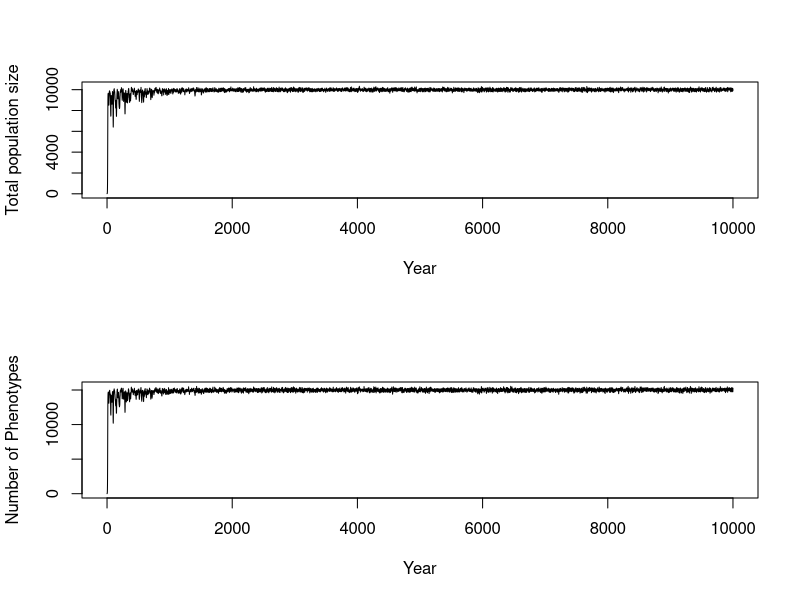
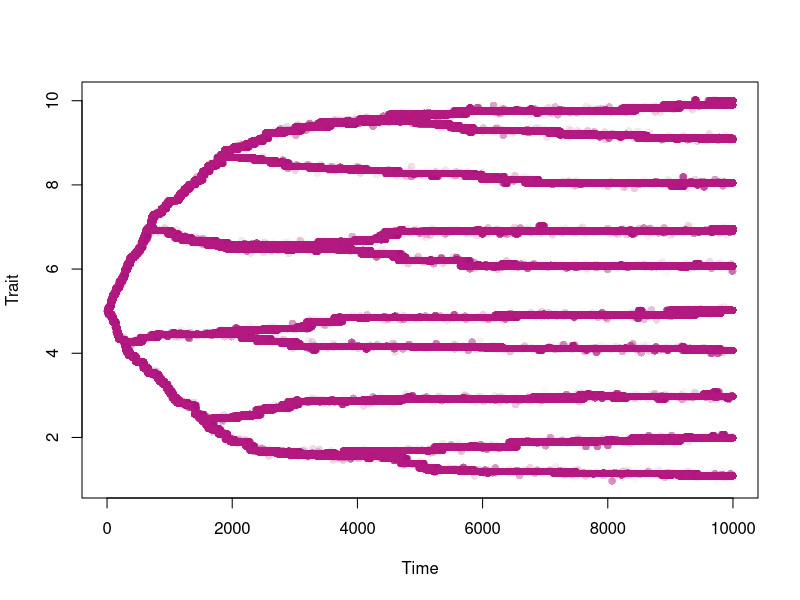

Write the R code that produced these figures, in order. (Note: this script raises an error after producing the figures.)

# Biggest difference in this version is that there is only one trait and adults and juvenile share a resource



# Full function ----------------------------------------------------------------

resourceCompetitionSLC <- function(popSize, resProp, resFreq, resGen=matrix(c(0.1,0.1),ncol=1, nrow=2), im = 0, 
                                   fmax = 2, kA = 0.5, kJ = 0.5, mutProb=0.001, mutVar=0.1, time.steps=200, iniP=5, 
                                   threshold = 0.005, nmorphs = 1){
  
  pop <- matrix(data = NA, ncol = 3, nrow = nmorphs)                             # Each column in this matrix is one phenotype combination.
  
  pop[,1] <- popSize
  pop[,2] <- iniP

  
  colnames(pop) <- c("Number of indivduals", "Trait", "Proxy")
  
  stats         <- matrix(data = c(0, sum(pop[,1]), 0, nrow(pop), mean(pop[,2]), var(pop[,2])) 
                                  , nrow = 1, ncol = 6)                                                             #Where we will eventually save our stats and phenotypes
  phenotypes <- matrix(data = c(0, popSize, iniP), nrow = 1, ncol = 3)
  colnames(phenotypes) <- c("Year", "Number of indivduals", "Trait")                                        
  
  epsilon <- .Machine$double.eps^10  #Added when some number become zero, very small number
  posstrait <- seq(from = min(resProp)-1, to = max(resProp)+1, by = mutVar)
  
  for (t in 1:time.steps){
    
    # Deterministic fecundity proxy alpha ------------------------------------
    
    adults    <- pop                                                            
    alphaA    <- NULL                                                           # Will create a matrix with all alpha values
    alphaSumA <- NULL
    
    
    resPropAduMatrix <- matrix(data = resProp, ncol = length(resProp), nrow = nrow(adults), byrow = T)
    aduTrait <- adults[, 2]
    aduTraitMatrix <- matrix(data = rep(aduTrait, each = length(resProp)), ncol = length(resProp), nrow = nrow(adults), byrow = T)
    
    alphaA           <- (1/(sqrt(2*pi*resGen[1,1]^2)))*exp(-(((aduTraitMatrix-resPropAduMatrix)^2)/(2*resGen[1,1])^2)) + epsilon                 # Calculation of individual alpha
    adultAbund       <- adults[,1]
    adultAbundMatrix <- matrix(data = rep(adultAbund, each = length(resProp)), ncol = length(resProp), nrow = nrow(adults), byrow = T)  # Creation of a matrix with population size of each type in the rows
    alphaSumA        <- colSums((alphaA*adultAbundMatrix))                                                                         # Creation of matrix that reflects both the trait but also number of individuals in type
    
    
    RdivAlphaSumA       <- resFreq/alphaSumA
    RdivAlphaSumATrans  <- matrix(data = RdivAlphaSumA)
    
    Fec <- alphaA%*%RdivAlphaSumATrans
    adults[,3] <- fmax*(Fec/(kA+Fec)) 
    
    
    
    # Spawning of offspring -------------------------------------------------
    
    juveniles <- adults                                                         # Create a matrix were we will add juveniles into
    
    juveniles[,1] <- rpois(n = nrow(juveniles), lambda = juveniles[,1]*juveniles[,3]) 
    
    juvenile.pop <- c()
    juvenile.pop <- sum(juveniles[,1])   # To extract number of juveniles
    
    
    # Mutation of offspring -------------------------------------------------
    
    probs <- juveniles[,1]/sum(juveniles[, 1])  # Generates probability of morph being mutated based upon number of individuals.
    N.mut <- as.numeric(rbinom(n = 1, size = sum(juveniles[, 1]), prob = mutProb))
    
    
    if(N.mut > 0){
      random.choice <- c()
      mutation.pos <- c()
      
      for (m in 1:length(N.mut)){
        random.choice <- rmultinom(n = 1 , size = 1, prob = probs)              # Randomly chooses which morphs to mutate based on probs
        mutation.pos[m] <- as.numeric(which(random.choice == 1))
      }
      
      for (i in  1:length(mutation.pos)){
        
        mutChange <- rnorm(n=1, mean=0, sd=mutVar)
        juveniles[mutation.pos[i], 1] <- juveniles[mutation.pos[i], 1] - 1       # Removes the mutated individual from the morph
        
        new.morph <- matrix(data = c(1, juveniles[mutation.pos[i], 2] + mutChange, 0),  #Changes trait to a new trait and adds it to the juveniles
                            ncol = ncol(juveniles), nrow = 1)
        juveniles <- rbind(juveniles, new.morph)
        
      }
    }
    
    
    
    # Kill off offspring -----------------------------------------------------
    
  
    alphaSumJ <- NULL
    alphaJ    <- NULL
   
    resPropJuvMatrix <- matrix(data = resProp, ncol = length(resProp), nrow = nrow(juveniles), byrow = T)
    juvTrait <- juveniles[,2]
    juvTraitMatrix <- matrix(data = rep(juvTrait, each = length(resProp)), ncol = length(resProp), nrow = nrow(juveniles), byrow = T)
    
    alphaJ            <- (1/(sqrt(2*pi*resGen[2,1]^2)))*exp(-(((juvTraitMatrix-resPropJuvMatrix)^2)/(2*resGen[2,1]^2))) + epsilon
    juvenAbund        <- juveniles[,1]
    juvenAbundMatrix  <- matrix(data = rep(juvenAbund, each = length(resProp)), ncol = length(resProp), nrow = nrow(juveniles), byrow = T)  # Creation of a matrix with population size of each type in the rows
    alphaSumJ         <- colSums(alphaJ*juvenAbundMatrix)                                                                         # Creation of matrix that reflects both the trait but also number of individuals in type
    
    
    RdivAlphaSumJ     <- resFreq/alphaSumJ
    RdivAlphaSumJTrans   <- matrix(data = RdivAlphaSumJ)
    
    
    Sur <- alphaJ%*%RdivAlphaSumJTrans
    juveniles[,3] <- (Sur/(kJ+Sur)) 
    
    
    
    
    juveniles[,1] <- rbinom(n = nrow(juveniles) , size = juveniles[,1], prob = juveniles[,3])
    
    
    pop <- juveniles[juveniles[, 1] != 0, , drop = FALSE]                        # all adults die after reproducing, so the new generation is only juveniles, and all rows with zero individuals are removed.
    
    # Adding immigrants ---------------------------------------------------------------------
    
    if (runif(1) < im){
    print("immigration!")
     trait <- sample(x = posstrait, size = 1)
    
      if(sum(pop[,2] == trait) == 0) {                   # Checks whether a exact match of immigrant already exists
       rbind(pop, c(1, trait, NA))
     } else{
       same <- which(pop[,2] == trait)
       pop[same,1] <- pop[same,1]+1
     }
    
     }
    
    
    # extract stats and phenotype ---------------------------------------------
    
    if(nrow(pop) == 0){                                                          # Checks whether population has reached zero, then it breaks the for loop.                                   
      print("Population extinction")
      break
    }
    
    if(sum(which(is.na(pop[,1])) != 0)){                                                          # Checks whether population has reached zero, then it breaks the for loop.                                   
      print("Population extinction")
      break
    }
    
    stats <- rbind(stats, c(t, sum(adults[,1]), juvenile.pop, nrow(pop), mean(pop[,2]), var(pop[,2]))) 
    
    pStats <- cbind(rep(t, nrow(pop)), pop[,1], pop[,2])
    phenotypes <- rbind(phenotypes, pStats)
    
    
  }
  
  #return output  ------------------------------------------------------------
  colnames(stats) <- c("year", "Adult Population size", "Juvenile Population Size", "Number of morphs", "mean trait", "var trait")
  rownames(phenotypes) <- NULL
  
  # Removing any morphs of very low abundance
    #pop <- pop[pop[, 1] > threshold*stats[nrow(stats), 2], , drop = FALSE] 
    
    #LastStats <- cbind(time.steps, sum(pop[,1]), nrow(pop), mean(pop[,2]), var(pop[,2])) 
    #LastPheno <- cbind(rep(time.steps, nrow(pop)), pop[,1], pop[,2])
    
    #colnames(LastStats) <- c("year", "population size", "Number of morphs", "mean trait", "var trait")
    #colnames(LastPheno) <- c("Year", "Number of indivduals", "Trait")  
   
  
  return(list(stats=stats, phenotypes=phenotypes))                                 #returns both the stats and the phenotype
  
  
}







resource.frequency <- c(0.1, 0.1, 0.1, 0.1, 0.1, 0.1, 0.1, 0.1, 0.1, 0.1)           # res. freq. 
resource.property <- c(1, 2, 3, 4, 5, 6, 7, 8, 9, 10)             # res. property 
abundance <- 15000
resource.abundance <- abundance*resource.frequency

outputSLC <- resourceCompetitionSLC(resProp=resource.property, resFreq=resource.abundance, popSize = 10, mutProb=0.001, resGen=matrix(c(0.3,0.3)), mutVar=0.05, time.steps = 10000)


statsSLC <- outputSLC$stats
phenotypesSLC <- outputSLC$phenotypes
LastPhenoSLC <- outputSLC$LastPheno
LastStatsSLC <- outputSLC$LastStats

# Plotting  -------------------------------------------------------------------

par(mfrow=c(2,1))


plot(x = statsSLC[, 1], y = statsSLC[, 2], xlab = "Year", ylab = "Total population size", type = "l")

plot(x = statsSLC[, 1], y = statsSLC[, 3], xlab = "Year", ylab = "Number of Phenotypes", type = "l")

par(mfrow=c(1,1))

pColors <- rgb(0.7, 0.1, 0.5, alpha = (phenotypesSLC[,2]/(100+phenotypesSLC[,2])))
plot(x = phenotypesSLC[, 1], y = phenotypesSLC[,3], col = pColors, ylab = "Trait", xlab = "Time", pch = 16)


# Making some species cuts

# -----------------------------Making some cuts on the number of species:


last_year_dataSLC <- phenodataSLC[phenodataSLC$Year == max(phenodataSLC$Year), ]
last_year_dataS <- subset(last_year_dataSLC, select = -Year)
last_year_dataS <- subset(last_year_dataS, select = -Num_Individuals)
rownames(last_year_dataS) <- NULL
rownames(last_year_dataSLC) <- NULL


distance_matrix <- as.matrix(dist(last_year_dataS[, 1, drop = FALSE], method = "euclidean"))


distance_matrix[lower.tri(distance_matrix)] <- NA



# Set a threshold for similarity (adjust as needed)
threshold <- 0.2

# Find indices of individuals to keep


same <- which(distance_matrix < threshold, arr.ind = T)
same <- same[same[, 1]-same[,2] != 0, , drop = FALSE]
rownames(same) <- NULL


# Initialize an empty list to store groups
groups <- list()

# Function to find group index for a species
find_group <- function(species_id) {
  for (i in seq_along(groups)) {
    if (species_id %in% unlist(groups[[i]])) {
      return(i)
    }
  }
  return(0)
}

# Iterate over rows in the matrix
for (i in 1:nrow(same)) {
  species1 <- same[i, 1]
  species2 <- same[i, 2]
  
  # Find groups for each species
  group1 <- find_group(species1)
  group2 <- find_group(species2)
  
  if (group1 == 0 & group2 == 0) {
    # Create a new group
    groups <- c(groups, list(c(species1, species2)))
  } else if (group1 == 0) {
    # Add species1 to the group containing species2
    groups[[group2]] <- c(groups[[group2]], species1)
  } else if (group2 == 0) {
    # Add species2 to the group containing species1
    groups[[group1]] <- c(groups[[group1]], species2)
  } else if (group1 != group2) {
    # Merge two groups
    groups[[group1]] <- c(groups[[group1]], groups[[group2]])
    groups <- groups[-group2]
  }
}

# Filter out duplicate species in each group
groups <- lapply(groups, function(group) unique(group))

rownames(last_year_dataSLC) <- NULL
final_data <- last_year_dataSLC         # Place to store filtered data
total.sub <- c()                     # Place to store subspecies

#Add population count of "subspecies" to main species

for(i in seq_along(groups)){
  combo <- NULL
  combo <- groups[[i]]
  main <- combo[which.max(final_data[combo,3])]
  sub <- combo[-which.max(final_data[combo,3])]
  final_data[main,3] <- final_data[main,3] + sum(final_data[sub,3])
  total.sub <- rbind(c(total.sub, sub))
  
}
# Remove subspecies
final_data <- final_data[-total.sub, ]

Total_species_SLC <- as.numeric(nrow(final_data))




# Plotting filtered data
color_palette <- mako(length(final_data$Adult_Trait))

ggplot(final_data, aes(x = Juvenile_Trait, y = Adult_Trait)) +
  geom_point(aes(size=Num_Individuals), color = color_palette) +                                  # Add points
  labs(x = "Juvenile Trait", y = "Adult Trait", size = "Number of individuals") +                 # Labels for the axes
  theme_minimal(base_family = "LM Roman 10", base_size = 18)




sum(final_data[,4])
sum(last_year_data[,4])


